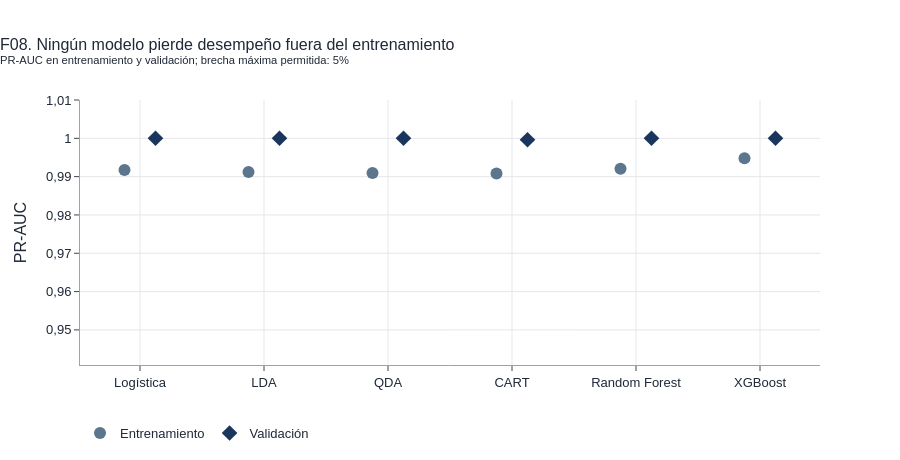

Notebook cell for this chart:
### Code cell
# 6.2 Comparación entrenamiento / validación y criterio de sobreajuste (la prueba no se mira hasta la sección 9)
REGLA_GAP = 5.0
filas = []
for fam in modelos:
    a_tr, a_va = (average_precision_score(y, s[fam]) for y, s in [(y_tr, s_tr), (y_va, s_va)])
    gap = (a_tr - a_va) / a_tr * 100
    filas.append({"Modelo": fam, "Rol": "Campeón" if fam == CAMPEON else "Retador" if fam == RETADOR else "",
                  "PR-AUC entrenamiento": a_tr, "PR-AUC validación": a_va,
                  "Brecha entrenamiento − validación (%)": gap,
                  "Sobreajuste (brecha > 5%)": "Sí" if gap > REGLA_GAP else "No",
                  "ROC-AUC validación": roc_auc_score(y_va, s_va[fam]), "Brier validación": brier_score_loss(y_va, p_va[fam])})
comp = pd.DataFrame(filas)
comp.to_csv(TAB_DIR / "tabla_comparacion_modelos.csv", index=False)
display(comp.style.format({c: "{:.5f}" for c in comp.columns if "PR-AUC" in c or "ROC" in c} |
                          {"Brecha entrenamiento − validación (%)": "{:+.2f}", "Brier validación": "{:.2e}"}))
n_sobre = (comp["Sobreajuste (brecha > 5%)"] == "Sí").sum()
print(f"Modelos con brecha mayor a {f_num(REGLA_GAP, 0)}% entre entrenamiento y validación: {n_sobre} "
      f"({', '.join(comp.loc[comp['Sobreajuste (brecha > 5%)'] == 'Sí', 'Modelo']) or 'ninguno'}).")
firma = lambda Xp, yp: ((Xp["marca_vaciamiento"] == 1) | (Xp["tramo_10m_con_saldo"] == 1))[yp == 1].mean()
print(f"Las brechas son negativas: todos los modelos rinden algo mejor en validación que en entrenamiento. La causa es la composición de los períodos: "
      f"en validación el {f_pct(firma(X_va, y_va))} de los fraudes presenta alguna firma, frente al {f_pct(firma(X_tr, y_tr))} en entrenamiento, de modo que "
      "los casos de validación son, en promedio, más fáciles. No hay indicios de sobreajuste. La comparación con el período de prueba se hace recién "
      "en la sección 9.5, cuando el modelo y el umbral ya están fijados.")

fig = go.Figure()
xpos = np.arange(len(comp))
for k_, (col, nombre, color, simb) in enumerate([("PR-AUC entrenamiento", "Entrenamiento", COLOR_NEUTRAL, "circle"), ("PR-AUC validación", "Validación", COLOR_LEGIT, "diamond")]):
    fig.add_scatter(x=xpos + (k_ - 0.5) * 0.25, y=comp[col], name=nombre, mode="markers", marker=dict(color=color, size=12, symbol=simb),
                    customdata=comp[["Modelo"]], hovertemplate="%{customdata[0]}<br>" + nombre + ": %{y:.5f}<extra></extra>")
fig.update_xaxes(tickmode="array", tickvals=xpos, ticktext=comp["Modelo"].map(CORTO))
fig.update_layout(title="F08. Ningún modelo pierde desempeño fuera del entrenamiento<br><sup>PR-AUC en entrenamiento y validación; brecha máxima permitida: 5%</sup>",
                  margin=dict(t=100, b=90), yaxis_title="PR-AUC",
                  yaxis_range=[max(0, comp[["PR-AUC entrenamiento", "PR-AUC validación"]].min().min() - 0.05), 1.01], height=460,
                  legend=dict(orientation="h", y=-0.2))
fig.show(); guardar_fig(fig, "F08_comparacion_modelos")

### Figure 1 — Plotly figure (JSON) as saved in the notebook; plotly's stock layout.template omitted (floating-point values rounded to 4 significant figures)
{"data": [{"customdata": [["Regresión logística"], ["LDA"], ["QDA"], ["Árbol de decisión (CART)"], ["Random Forest"], ["XGBoost"]], "hovertemplate": "%{customdata[0]}<br>Entrenamiento: %{y:.5f}<extra></extra>", "marker": {"color": "#5C768D", "size": 12, "symbol": "circle"}, "mode": "markers", "name": "Entrenamiento", "type": "scatter", "x": [-0.125, 0.875, 1.875, 2.875, 3.875, 4.875], "y": [0.9918, 0.9912, 0.9909, 0.9908, 0.9921, 0.9948]}, {"customdata": [["Regresión logística"], ["LDA"], ["QDA"], ["Árbol de decisión (CART)"], ["Random Forest"], ["XGBoost"]], "hovertemplate": "%{customdata[0]}<br>Validación: %{y:.5f}<extra></extra>", "marker": {"color": "#1B365D", "size": 12, "symbol": "diamond"}, "mode": "markers", "name": "Validación", "type": "scatter", "x": [0.125, 1.125, 2.125, 3.125, 4.125, 5.125], "y": [1.0, 1.0, 1.0, 0.9996, 1.0, 1.0]}], "layout": {"height": 460, "legend": {"orientation": "h", "y": -0.2}, "margin": {"b": 90, "t": 100}, "title": {"text": "F08. Ningún modelo pierde desempeño fuera del entrenamiento<br><sup>PR-AUC en entrenamiento y validación; brecha máxima permitida: 5%</sup>"}, "xaxis": {"tickmode": "array", "ticktext": ["Logística", "LDA", "QDA", "CART", "Random Forest", "XGBoost"], "tickvals": [0, 1, 2, 3, 4, 5]}, "yaxis": {"range": [0.9408, 1.01], "title": {"text": "PR-AUC"}}}}
